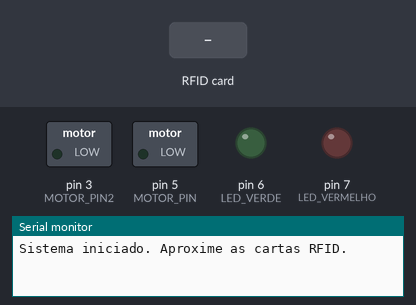
Recording of a sketch running on a simulated Arduino Uno, built with avr-gcc and run on an emulated ATmega328P. On the bench: switched loads named in the sketch (green lamp = pin HIGH), output pins drawn as LEDs (lit = HIGH), the last lines printed to the serial monitor. Dashed ring = blinking. The inputs (shaded band) are chosen by the test bench. Pins used as bus, display or sensor lines are not drawn.

Above: at 1.2 s.
1.3 s: RFID card C3 45 61 1A held to the reader
2.8 s: RFID card C3 36 74 1A held to the reader
At 3.01 s:
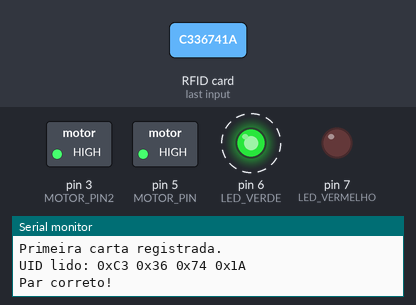
5.8 s: RFID card 93 2C 77 1A held to the reader
7.8 s: RFID card 5E 7A 19 C4 held to the reader
At 8.27 s:
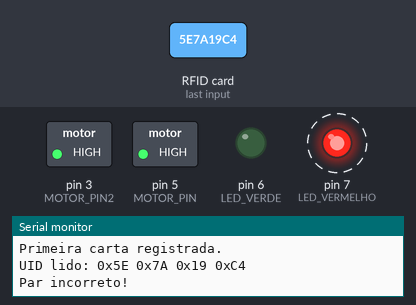
Timing chart, 0 to 11.2 s (numbered marks = the images above; inputs shaded):
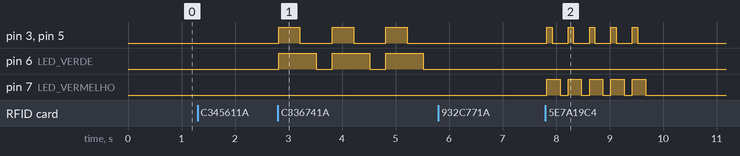

The sketch:

CodigoSINALIZE.ino
```cpp
#include <SPI.h>
#include <MFRC522.h>

#define SS_PIN 10
#define RST_PIN 9

MFRC522 mfrc522(SS_PIN, RST_PIN);

#define LED_VERDE 6
#define LED_VERMELHO 7
#define MOTOR_PIN 5
#define MOTOR_PIN2 3

struct ParCartas {
  byte carta1[4];
  byte carta2[4];
};

ParCartas paresValidos[] = {
  { {0xC3, 0x45, 0x61, 0x1A}, {0xC3, 0x36, 0x74, 0x1A} },
  { {0x93, 0x2C, 0x77, 0x1A}, {0xA3, 0x96, 0x63, 0x1A} },
  { {0x83, 0x2B, 0xB5, 0x29}, {0xE3, 0x66, 0x69, 0x29} },
  { {0x53, 0xB7, 0x8, 0x2A}, {0xF3, 0x8D, 0xED, 0x27} },
  { {0x43, 0xF0, 0x9, 0x2A}, {0x23, 0x2, 0xC7, 0x27} },
  { {0x3, 0x67, 0x6F, 0x1A}, {0x94, 0x39, 0xAB, 0x1E} },
  { {0x03, 0x71, 0x72, 0x2A}, {0x23, 0x86, 0x75, 0x1A} },
  { {0x93, 0xF3, 0xF, 0x2A}, {0xBA, 0xB, 0xD8, 0x16} },
  { {0xA3, 0xCC, 0x86, 0x29}, {0xF3, 0x67, 0x43, 0x29} },
  { {0xA3, 0xE9, 0x3C, 0x28}, {0xF3, 0xC8, 0x86, 0x29} },
  { {0x53, 0x42, 0x66, 0x1A}, {0xE3, 0x3A, 0x74, 0x1A} },
  { {0x83, 0xCB, 0x3C, 0x28}, {0xE3, 0x5A, 0xAE, 0x27} }
};

const int numPares = sizeof(paresValidos) / sizeof(paresValidos[0]);

byte primeiraLida[4];
bool primeiraCartaLida = false;

void setup() {
  Serial.begin(9600);
  SPI.begin();
  mfrc522.PCD_Init();

  pinMode(LED_VERDE, OUTPUT);
  pinMode(LED_VERMELHO, OUTPUT);
  pinMode(MOTOR_PIN, OUTPUT);
  pinMode(MOTOR_PIN2, OUTPUT);
  Serial.println("Sistema iniciado. Aproxime as cartas RFID.");
}

void loop() {
  if (!mfrc522.PICC_IsNewCardPresent() || !mfrc522.PICC_ReadCardSerial()) return;

  byte uid[4];
  for (byte i = 0; i < 4; i++) uid[i] = mfrc522.uid.uidByte[i];

  Serial.print("UID lido: ");
  for (byte i = 0; i < 4; i++) {
    Serial.print("0x"); Serial.print(uid[i], HEX); Serial.print(" ");
  }
  Serial.println();

  if (!primeiraCartaLida) {
    memcpy(primeiraLida, uid, 4);
    primeiraCartaLida = true;
    Serial.println("Primeira carta registrada.");
  } else {
    bool corresponde = false;

    for (int i = 0; i < numPares; i++) {
      if ((compareUID(primeiraLida, paresValidos[i].carta1) && compareUID(uid, paresValidos[i].carta2)) ||
          (compareUID(primeiraLida, paresValidos[i].carta2) && compareUID(uid, paresValidos[i].carta1))) {
        corresponde = true;
        break;
      }
    }

    if (corresponde) {
      Serial.println("Par correto!");
      piscarComVibracaoCorreta(LED_VERDE);
    } else {
      Serial.println("Par incorreto!");
      piscarComVibracaoIncorreta(LED_VERMELHO);
    }

    primeiraCartaLida = false;
  }

  mfrc522.PICC_HaltA();
  delay(500);
}

bool compareUID(byte *a, byte *b) {
  for (byte i = 0; i < 4; i++) {
    if (a[i] != b[i]) return false;
  }
  return true;
}

void vibrarCurto() {
  digitalWrite(MOTOR_PIN, HIGH);
  digitalWrite(MOTOR_PIN2, HIGH);
  delay(100);
  digitalWrite(MOTOR_PIN, LOW);
  digitalWrite(MOTOR_PIN2, LOW);
}

void vibrarLongo() {
  digitalWrite(MOTOR_PIN, HIGH);
  digitalWrite(MOTOR_PIN2, HIGH);
  delay(400);
  digitalWrite(MOTOR_PIN, LOW);
  digitalWrite(MOTOR_PIN2, LOW);
}

void piscarComVibracaoCorreta(int pinoLED) {
  for (int i = 0; i < 3; i++) {
    digitalWrite(pinoLED, HIGH);
    vibrarLongo();
    delay(300);
    digitalWrite(pinoLED, LOW);
    delay(300);
  }
}

void piscarComVibracaoIncorreta(int pinoLED) {
  for (int i = 0; i < 5; i++) {
    digitalWrite(pinoLED, HIGH);
    vibrarCurto();
    delay(150);
    digitalWrite(pinoLED, LOW);
    delay(150);
  }
}
```

Measured:
- after the input at 2.8 s, pin 3 (MOTOR_PIN2), pin 5 (MOTOR_PIN): alternates HIGH for 0.40 s and LOW for 0.60 s, starting at once; pin 6 (LED_VERDE): alternates HIGH for 0.70 s and LOW for 0.30 s, starting at once
- after the input at 7.8 s, pin 3 (MOTOR_PIN2), pin 5 (MOTOR_PIN): alternates HIGH for 0.10 s and LOW for 0.30 s, 10 changes in all, then stays LOW, starting at once; pin 7 (LED_VERMELHO): alternates HIGH for 0.25 s and LOW for 0.15 s, 10 changes in all, then stays LOW, starting at once
